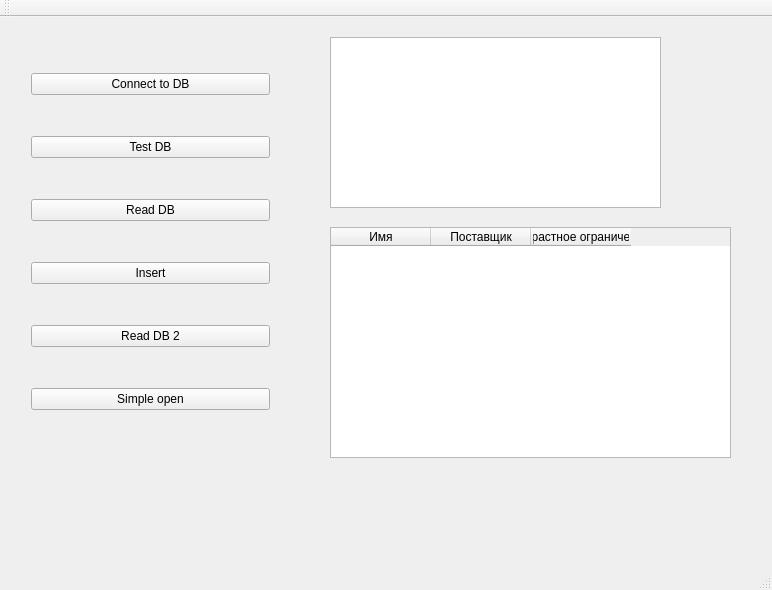
<?xml version="1.0" encoding="UTF-8"?>
<ui version="4.0">
 <class>MainWindow</class>
 <widget class="QMainWindow" name="MainWindow">
  <property name="geometry">
   <rect>
    <x>0</x>
    <y>0</y>
    <width>772</width>
    <height>590</height>
   </rect>
  </property>
  <property name="windowTitle">
   <string>MainWindow</string>
  </property>
  <widget class="QWidget" name="centralWidget">
   <widget class="QWidget" name="verticalLayoutWidget">
    <property name="geometry">
     <rect>
      <x>20</x>
      <y>10</y>
      <width>261</width>
      <height>431</height>
     </rect>
    </property>
    <layout class="QVBoxLayout" name="verticalLayout">
     <item>
      <widget class="QPushButton" name="pushButtonConnect">
       <property name="text">
        <string>Connect to DB</string>
       </property>
      </widget>
     </item>
     <item>
      <widget class="QPushButton" name="pushButtonTestDriver">
       <property name="text">
        <string>Test DB</string>
       </property>
      </widget>
     </item>
     <item>
      <widget class="QPushButton" name="pushButtonReadDB">
       <property name="text">
        <string>Read DB</string>
       </property>
      </widget>
     </item>
     <item>
      <widget class="QPushButton" name="pushButtonInsert">
       <property name="text">
        <string>Insert</string>
       </property>
      </widget>
     </item>
     <item>
      <widget class="QPushButton" name="pushButtonReadDB2">
       <property name="text">
        <string>Read DB 2</string>
       </property>
      </widget>
     </item>
     <item>
      <widget class="QPushButton" name="pushButtonSimpleOpen">
       <property name="text">
        <string>Simple open</string>
       </property>
      </widget>
     </item>
    </layout>
   </widget>
   <widget class="QTextEdit" name="textEdit">
    <property name="geometry">
     <rect>
      <x>330</x>
      <y>20</y>
      <width>331</width>
      <height>171</height>
     </rect>
    </property>
   </widget>
   <widget class="QTableWidget" name="tableWidget">
    <property name="geometry">
     <rect>
      <x>330</x>
      <y>210</y>
      <width>401</width>
      <height>231</height>
     </rect>
    </property>
    <column>
     <property name="text">
      <string>Имя</string>
     </property>
    </column>
    <column>
     <property name="text">
      <string>Поставщик</string>
     </property>
    </column>
    <column>
     <property name="text">
      <string>Возрастное ограничение</string>
     </property>
    </column>
   </widget>
  </widget>
  <widget class="QMenuBar" name="menuBar">
   <property name="geometry">
    <rect>
     <x>0</x>
     <y>0</y>
     <width>772</width>
     <height>22</height>
    </rect>
   </property>
  </widget>
  <widget class="QToolBar" name="mainToolBar">
   <attribute name="toolBarArea">
    <enum>TopToolBarArea</enum>
   </attribute>
   <attribute name="toolBarBreak">
    <bool>false</bool>
   </attribute>
  </widget>
  <widget class="QStatusBar" name="statusBar"/>
 </widget>
 <layoutdefault spacing="6" margin="11"/>
 <resources/>
 <connections/>
</ui>
